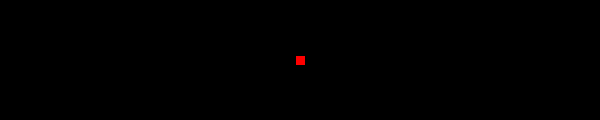
Frame 1 (no input)
Frame 60 (the mouse pressed at the canvas centre just before this capture): identical to frame 1, image omitted
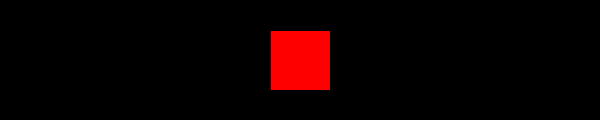
Frame 120 (the mouse held since frame 60 and released just before this capture)

The Processing sketch that drew these frames (run headless with seeded random() and noise(); from frame 60 on, the mouse is pressed at the canvas centre):

// Processing sketch: ex3_conditionals
// ── ex3_conditionals.pde
void setup() {
  size(600, 120);
}

void draw() {
  int x = 10; //

  rectMode(CENTER); //
  background(0);
  fill(255, 0, 0); //

  if (mouseX > 200) {
    x = 60;
  }
  //
  rect(width / 2, height / 2, x, x);
}
